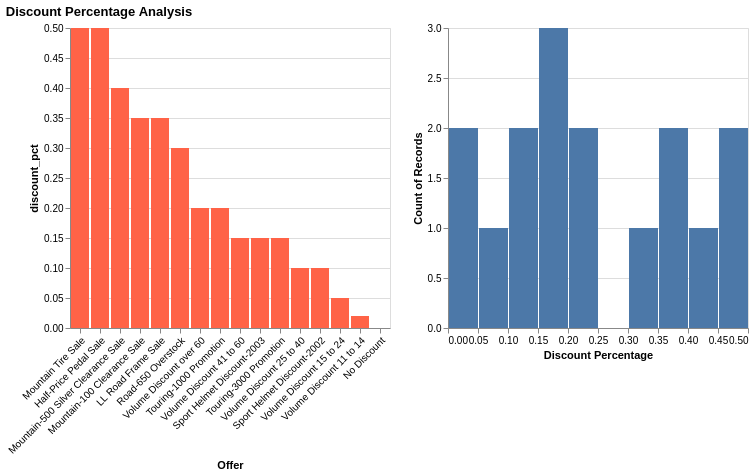

The code cell stored with this chart in its notebook:
### Markdown cell above
### B.2 Explore Feature of Interest `discount_pct`

### Code cell
print(df['discount_pct'].describe())
print('Unique values:', sorted(df['discount_pct'].unique()))

discount_bar_chart = alt.Chart(df).mark_bar(color='tomato').encode(
    x=alt.X('description:N', sort='-y', title='Offer', axis=alt.Axis(labelAngle=-45)),
    y='discount_pct:Q',
    tooltip=['description','discount_pct','type']
)

discount_histogram = alt.Chart(df).mark_bar().encode(
    alt.X('discount_pct:Q', bin=True, title='Discount Percentage'),
    y='count():Q'
)

alt.hconcat(discount_bar_chart, discount_histogram).properties(title='Discount Percentage Analysis')

### Figure 1 — Vega-Lite specification as saved in the notebook (floating-point values rounded to 4 significant figures)
{"config": {"view": {"continuousWidth": 300, "continuousHeight": 300}}, "hconcat": [{"mark": {"type": "bar", "color": "tomato"}, "encoding": {"tooltip": [{"field": "description", "type": "nominal"}, {"field": "discount_pct", "type": "quantitative"}, {"field": "type", "type": "nominal"}], "x": {"axis": {"labelAngle": -45}, "field": "description", "sort": "-y", "title": "Offer", "type": "nominal"}, "y": {"field": "discount_pct", "type": "quantitative"}}}, {"mark": {"type": "bar"}, "encoding": {"x": {"bin": true, "field": "discount_pct", "title": "Discount Percentage", "type": "quantitative"}, "y": {"aggregate": "count", "type": "quantitative"}}}], "data": {"name": "data-81225a2b52a30144435c38e0f99216de"}, "title": "Discount Percentage Analysis", "$schema": "https://vega.github.io/schema/vega-lite/v5.20.1.json", "datasets": {"data-81225a2b52a30144435c38e0f99216de": [{"special_offer_id": "a1444fcd-4b51-4227-94cf-b13c1a2a6281", "min_quantity": 0.0, "max_quantity": null, "description": "No Discount", "discount_pct": 0.0, "type": "No Discount", "category": "No Discount", "start_date": "2011-05-01 00:00:00", "end_date": "2014-11-30 00:00:00"}, {"special_offer_id": "df7c9acd-bc0c-4ab0-93ec-064e2b93af0d", "min_quantity": 11.0, "max_quantity": 14.0, "description": "Volume Discount 11 to 14", "discount_pct": 0.02, "type": "Volume Discount", "category": "Reseller", "start_date": "2011-05-31 00:00:00", "end_date": "2014-05-30 00:00:00"}, {"special_offer_id": "da53c22d-5867-4110-b1d0-8d84bea95ab5", "min_quantity": 15.0, "max_quantity": 24.0, "description": "Volume Discount 15 to 24", "discount_pct": 0.05, "type": "Volume Discount", "category": "Reseller", "start_date": "2011-05-31 00:00:00", "end_date": "2014-05-30 00:00:00"}, {"special_offer_id": "aec729b3-e92e-4f2c-971c-4c5d426a99b9", "min_quantity": 25.0, "max_quantity": 40.0, "description": "Volume Discount 25 to 40", "discount_pct": 0.1, "type": "Volume Discount", "category": "Reseller", "start_date": "2011-05-31 00:00:00", "end_date": "2014-05-30 00:00:00"}, {"special_offer_id": "41f713bd-c29a-4ab1-ae06-dbb51ec03ec0", "min_quantity": 41.0, "max_quantity": 60.0, "description": "Volume Discount 41 to 60", "discount_pct": 0.15, "type": "Volume Discount", "category": "Reseller", "start_date": "2011-05-31 00:00:00", "end_date": "2014-05-30 00:00:00"}, {"special_offer_id": "aec8118d-8c09-4aa9-94f1-e83b9ce8ed96", "min_quantity": 61.0, "max_quantity": null, "description": "Volume Discount over 60", "discount_pct": 0.2, "type": "Volume Discount", "category": "Reseller", "start_date": "2011-05-31 00:00:00", "end_date": "2014-05-30 00:00:00"}, {"special_offer_id": "c56f47a7-91e8-42c0-ba34-1048ceb3deb0", "min_quantity": 0.0, "max_quantity": null, "description": "Mountain-100 Clearance Sale", "discount_pct": 0.35, "type": "Discontinued Product", "category": "Reseller", "start_date": "2012-04-13 00:00:00", "end_date": "2012-05-29 00:00:00"}, {"special_offer_id": "acc417ee-ae0e-4d78-8f48-3f541565c54e", "min_quantity": 0.0, "max_quantity": null, "description": "Sport Helmet Discount-2002", "discount_pct": 0.1, "type": "Seasonal Discount", "category": "Reseller", "start_date": "2012-05-30 00:00:00", "end_date": "2012-06-29 00:00:00"}, {"special_offer_id": "7a5bcdc4-f911-44d3-9567-2d0e118e94fd", "min_quantity": 0.0, "max_quantity": null, "description": "Road-650 Overstock", "discount_pct": 0.3, "type": "Excess Inventory", "category": "Reseller", "start_date": "2012-05-30 00:00:00", "end_date": "2012-07-30 00:00:00"}, {"special_offer_id": "7f6fec50-c118-4942-aca3-8c28b95e489b", "min_quantity": 0.0, "max_quantity": null, "description": "Mountain Tire Sale", "discount_pct": 0.5, "type": "Excess Inventory", "category": "Customer", "start_date": "2013-05-14 00:00:00", "end_date": "2013-07-29 00:00:00"}, {"special_offer_id": "a09a7508-0e3b-42aa-942e-dde8428b1f62", "min_quantity": 0.0, "max_quantity": null, "description": "Sport Helmet Discount-2003", "discount_pct": 0.15, "type": "Seasonal Discount", "category": "Reseller", "start_date": "2013-05-30 00:00:00", "end_date": "2013-06-29 00:00:00"}, {"special_offer_id": "c6fdf038-0e61-436b-a074-ba205a1221cc", "min_quantity": 0.0, "max_quantity": null, "description": "LL Road Frame Sale", "discount_pct": 0.35, "type": "Excess Inventory", "category": "Reseller", "start_date": "2013-05-30 00:00:00", "end_date": "2013-07-14 00:00:00"}, {"special_offer_id": "c319131d-f166-40fe-ab38-cc2cb9f370d8", "min_quantity": 0.0, "max_quantity": null, "description": "Touring-3000 Promotion", "discount_pct": 0.15, "type": "New Product", "category": "Reseller", "start_date": "2013-05-30 00:00:00", "end_date": "2013-08-29 00:00:00"}, {"special_offer_id": "6468cb43-e8b4-475f-b705-f4d37f1c59eb", "min_quantity": 0.0, "max_quantity": null, "description": "Touring-1000 Promotion", "discount_pct": 0.2, "type": "New Product", "category": "Reseller", "start_date": "2013-05-30 00:00:00", "end_date": "2013-08-29 00:00:00"}, {"special_offer_id": "26e5fe80-b12f-43fe-aeb0-f8bd97970c49", "min_quantity": 0.0, "max_quantity": null, "description": "Half-Price Pedal Sale", "discount_pct": 0.5, "type": "Seasonal Discount", "category": "Customer", "start_date": "2013-07-14 00:00:00", "end_date": "2013-08-14 00:00:00"}, {"special_offer_id": "57594a82-1a1c-497b-98dd-90e46a1c045c", "min_quantity": 0.0, "max_quantity": null, "description": "Mountain-500 Silver Clearance Sale", "discount_pct": 0.4, "type": "Discontinued Product", "category": "Reseller", "start_date": "2014-03-31 00:00:00", "end_date": "2014-05-30 00:00:00"}]}}
